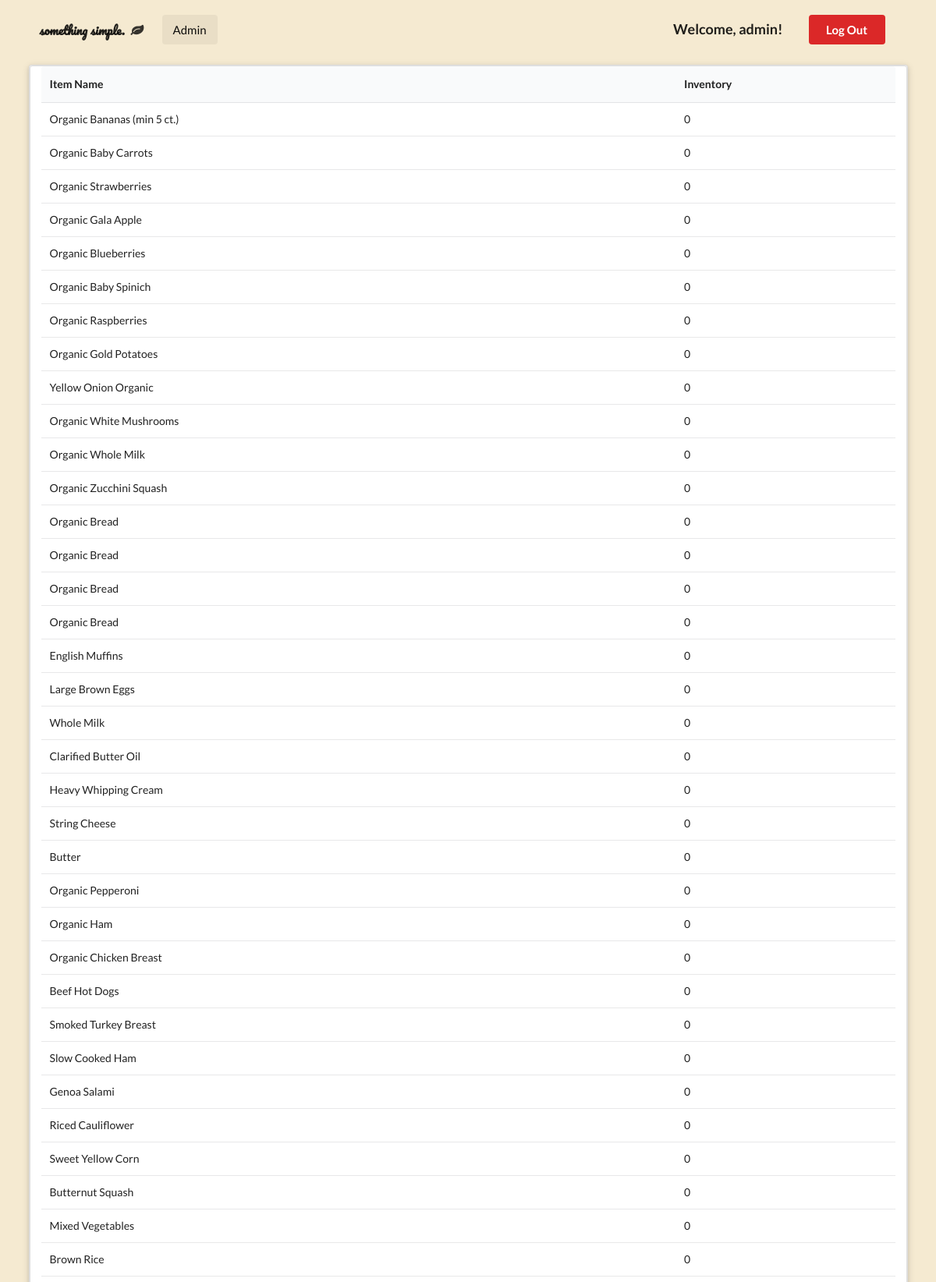
Page /adminHome.php (signed in, upper part) on the committed database.
### tables this page shows
CREATE TABLE `item` (
  `item_id` int(11) NOT NULL,
  `item_category` varchar(128) NOT NULL,
  `item_name` varchar(128) NOT NULL,
  `item_desc` varchar(128) DEFAULT NULL,
  `item_price` double(11,2) NOT NULL,
  `item_weight` double(11,2) NOT NULL,
  `item_weight_unit` varchar(4) NOT NULL,
  `inventory` int(11) NOT NULL,
  `image` varchar(255) DEFAULT NULL
);

### adminHome.php (the view, shortened to what this page needs)
<!DOCTYPE html>
<html>
<head>
  <link rel="stylesheet" type="text/css" href="https://cdnjs.cloudflare.com/ajax/libs/semantic-ui/2.3.3/semantic.css">
</head>
<body>
  <div class="pusher">
    <section class="masthead">
      <div class="ui container">
        <div class="ui large secondary menu">
          <div class="header item">
            <span>something simple.</span>
            <i class="leaf icon"></i>
          </div>
          <a class="active item">Admin</a>
          <div class="right item">
            <h3>Welcome, <?php echo $_SESSION['username']['username']; ?>!</h3>
            <a class="ui negative button" href="index.php">Log Out</a>
          </div>
        </div>
        <div class="ui raised segment container">
          <div class="ui grid">
            <?php
              $conn = mysqli_connect('localhost', 'OFS', 'sesame', 'OFS');
              $result = mysqli_query($conn,"SELECT * FROM item");
              echo "<table class='ui striped table'>
              <thead>
                <tr>
                <th>Item Name</th>
                <th>Inventory</th>
                </tr>
              </thead>";
              while($row = mysqli_fetch_array($result)) {
                echo "<tbody>";
                echo "<tr>";
                echo "<td>" . $row['item_name'] . "</td>";
                echo "<td>" . $row['inventory'] . "</td>";
                echo "</tr>";
                echo "</tbody>";
              }
              echo "</table>";
            ?>
          </div>
        </div>
    </section>
  </div>
</body>
</html>

### adminHome.php (style rules this page uses)
.masthead { min-height: 700px; padding: 0.5em 0em; background: #F5EAD1 url('images/web-graphics/leaf-watermark.png'); background-size: 600px; background-repeat: no-repeat; background-position: left bottom; left: -2em; bottom: -2em; }
.masthead .container .header span { font-family: 'Pacifico', cursive; }
.masthead .container .header i { padding: 0 0.5em; }
.masthead .container .right .button { margin: 0 1em !important; }
.masthead .container .right h3 { margin: 0 1em !important; }

### rows in the picture
item: item_name "Organic Bananas (min 5 ct.)", inventory "0"
item: item_name "Organic Baby Carrots", inventory "0"
item: item_name "Organic Strawberries", inventory "0"
item: item_name "Organic Gala Apple", inventory "0"
item: item_name "Organic Blueberries", inventory "0"
item: item_name "Organic Baby Spinich", inventory "0"
item: item_name "Organic Raspberries", inventory "0"
item: item_name "Organic Gold Potatoes", inventory "0"
item: item_name "Yellow Onion Organic", inventory "0"
item: item_name "Organic White Mushrooms", inventory "0"
item: item_name "Organic Whole Milk", inventory "0"
item: item_name "Organic Zucchini Squash", inventory "0"
item: item_name "Organic Bread", inventory "0"
item: item_name "Organic Bread", inventory "0"
item: item_name "Organic Bread", inventory "0"
item: item_name "Organic Bread", inventory "0"
item: item_name "English Muffins", inventory "0"
item: item_name "Large Brown Eggs", inventory "0"
item: item_name "Whole Milk", inventory "0"
item: item_name "Clarified Butter Oil", inventory "0"
item: item_name "Heavy Whipping Cream", inventory "0"
item: item_name "String Cheese", inventory "0"
item: item_name "Butter", inventory "0"
item: item_name "Organic Pepperoni", inventory "0"
item: item_name "Organic Ham", inventory "0"
item: item_name "Organic Chicken Breast", inventory "0"
item: item_name "Beef Hot Dogs", inventory "0"
item: item_name "Smoked Turkey Breast", inventory "0"
item: item_name "Slow Cooked Ham", inventory "0"
item: item_name "Genoa Salami", inventory "0"
item: item_name "Riced Cauliflower", inventory "0"
item: item_name "Sweet Yellow Corn", inventory "0"
item: item_name "Butternut Squash", inventory "0"
item: item_name "Mixed Vegetables", inventory "0"
item: item_name "Brown Rice", inventory "0"

### other values in the picture
$_SESSION['username']['username'] "admin"
